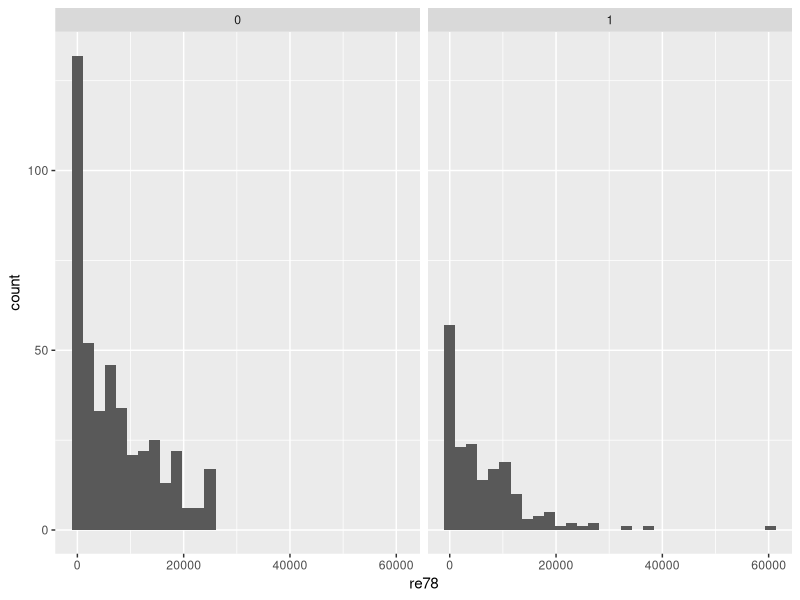
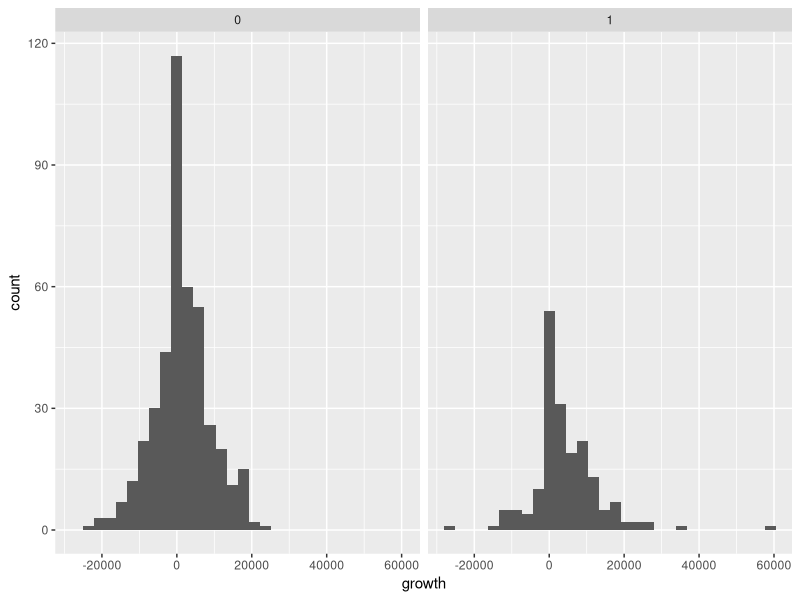
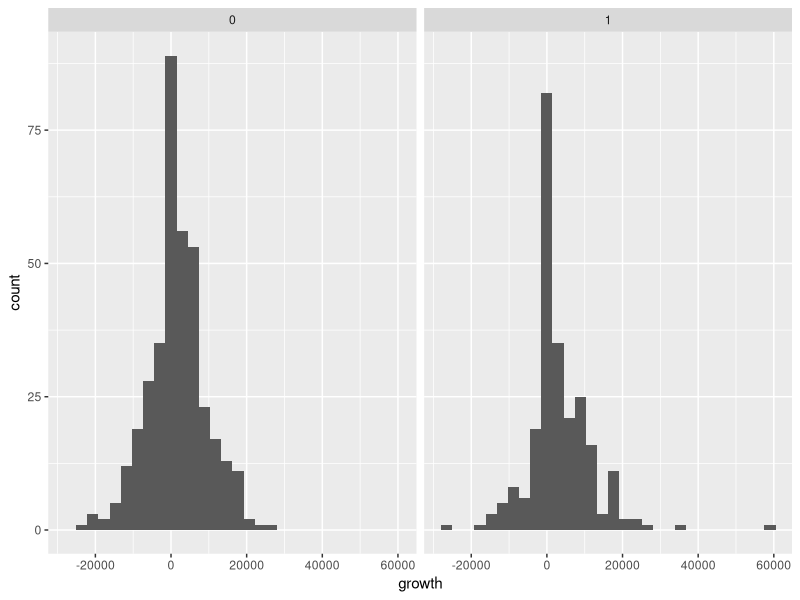
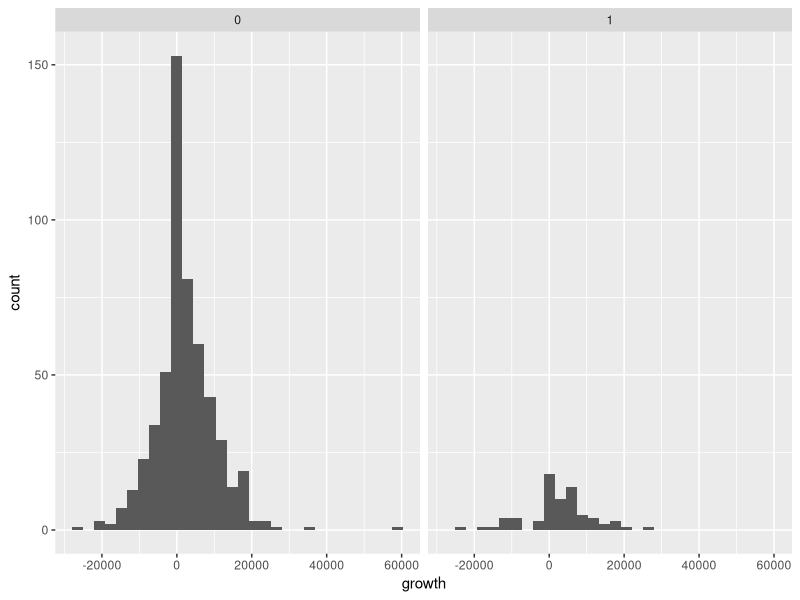
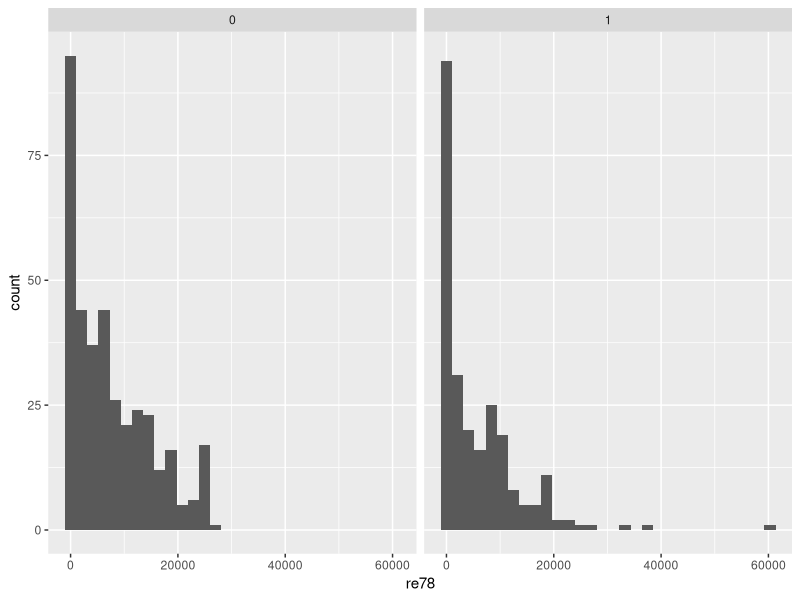
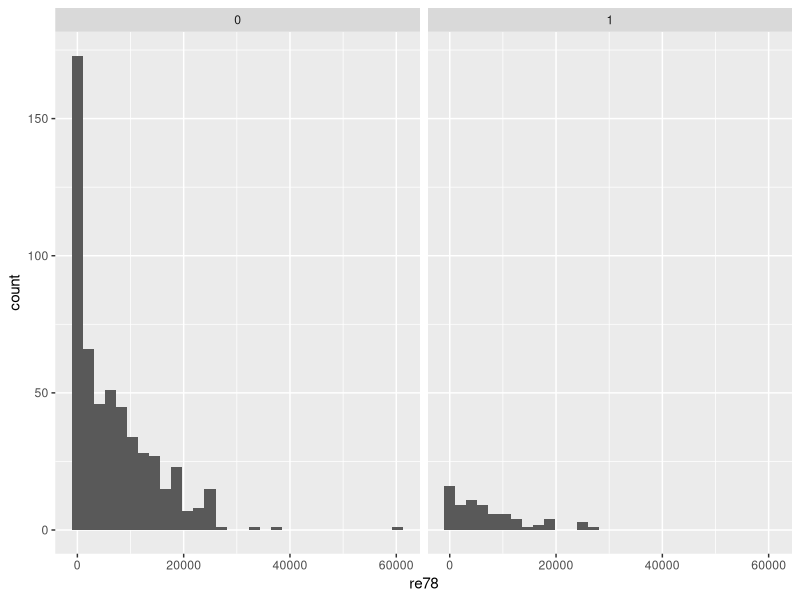
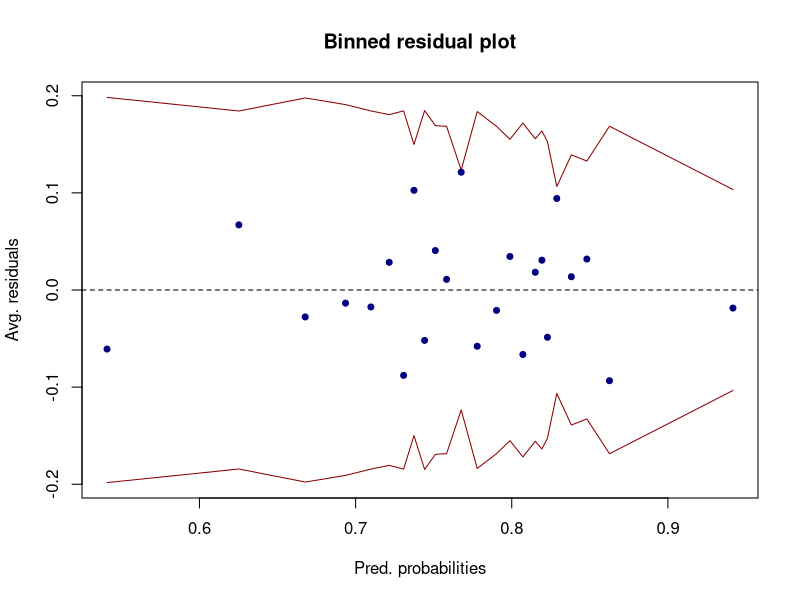
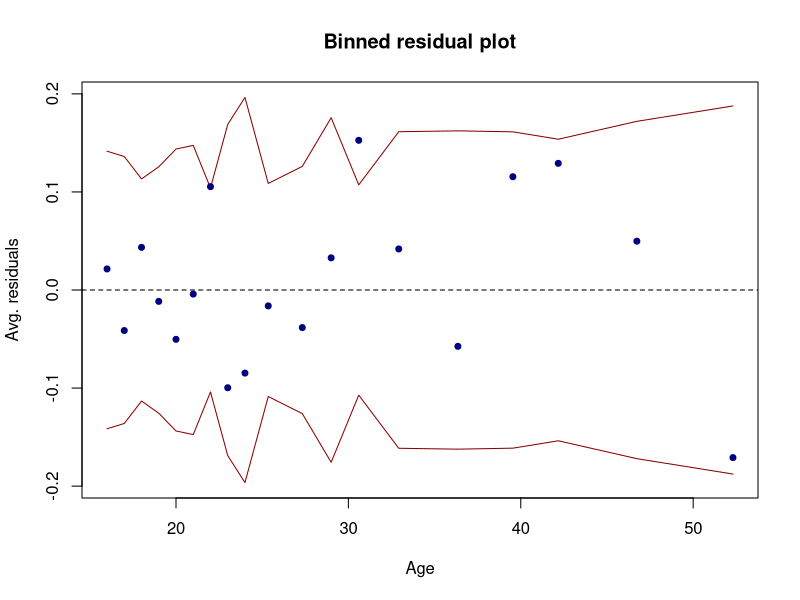

The R script that drew these images, in order: (Note: this script raises an error after producing the figures.)
## ---- chunk 1
knitr::opts_chunk$set(echo = TRUE)
library(ggplot2)
library(readr)
library(dplyr)
library(arm)
library(pROC)
library(caret)
## ---- chunk 2
df <- read.csv("../../Data/lalonde.csv")
df$growth <- df$re78 - df$re74

df$wage <- ifelse(df$re78 > 0, 1, 0)

df$race <- ifelse(df$black == 1, 1, ifelse(df$hispan == 1, 2, 0))
df$race <- factor(df$race)

df$treat <- factor(df$treat)
df$married <- factor(df$married)
df$nodegree <- factor(df$nodegree)
df$wage <- factor(df$wage)

summary(is.na(df))
## ---- chunk 3
black <- df %>% filter(black == 1)
mean(black$re78)

not_black <- df %>% filter(black == 0)
mean(not_black$re78)

his <- df %>% filter(hispan == 1)
mean(his$re78)

not_his <- df %>% filter(hispan == 0)
mean(not_his$re78)
## ---- chunk 4
ggplot(df, aes(x = re78)) +
  geom_histogram() +
  facet_grid(. ~treat)

ggplot(df, aes(x = growth)) +
  geom_histogram() +
  facet_grid(. ~treat)
## ---- chunk 5
ggplot(df, aes(x = growth)) +
  geom_histogram() +
  facet_grid(. ~black)
## ---- chunk 6
ggplot(df, aes(x = growth)) +
  geom_histogram() +
  facet_grid(. ~hispan)
## ---- chunk 7
ggplot(df, aes(x = re78)) +
  geom_histogram() +
  facet_grid(. ~black)
## ---- chunk 8
ggplot(df, aes(x = re78)) +
  geom_histogram() +
  facet_grid(. ~hispan)
## ---- chunk 9
glm1 <- glm(wage ~ treat + age + educ + race + married + nodegree + treat*race, data = df, family = binomial())
summary(glm1)
## ---- chunk 10
resids1 <- residuals(glm1, "resp")

binnedplot(fitted(glm1), resids1, xlab="Pred. probabilities",
           col.int="red4",ylab="Avg. residuals",main="Binned residual plot",col.pts="navy")

binnedplot(df$age, resids1, xlab="Age",
           col.int="red4",ylab="Avg. residuals",main="Binned residual plot",col.pts="navy")

## ---- chunk 11
full_glm <- glm(wage ~ treat + age + educ + race + married + nodegree + re74 + re75 + 
                  treat*(re74 + re75 + married + nodegree + race + age + educ) + 
                  race*(re74 + re75 + married + nodegree + age + educ) + 
                  married*(re74 + re75 + nodegree + age + educ) +
                  nodegree*(re74 + re75 +  age + educ), data = df, family = binomial())
null_glm <- glm(wage ~ treat, data = df, family = binomial())
## ---- chunk 12
f_aic <- step(null_glm, scope = formula(full_glm), direction = "forward", trace = 0) 
summary(f_aic)
## ---- chunk 13
b_aic <- step(full_glm, direction = "backward", trace = 0)
summary(b_aic)
## ---- chunk 14
step_aic <- step(null_glm, scope = formula(full_glm), direction = "both", trace = 0)
summary(step_aic)
## ---- chunk 15
f_resids <- residuals(f_aic, "resp")
b_resids <- residuals(b_aic, "resp")
step_resids <- residuals(step_aic, "resp")

# forward AIC
binnedplot(fitted(f_aic), f_resids, xlab="Pred. probabilities",
           col.int="red4",ylab="Avg. residuals",main="Binned residual plot",col.pts="navy", 
           cex.main = 0.9, cex.lab = 0.7, cex.axis = 0.7)

# backward AIC
binnedplot(fitted(b_aic), b_resids, xlab="Pred. probabilities",
           col.int="red4",ylab="Avg. residuals",main="Binned residual plot",col.pts="navy", 
           cex.main = 0.9, cex.lab = 0.7, cex.axis = 0.7)

# stepwise AIC
binnedplot(fitted(step_aic), step_resids, xlab="Pred. probabilities",
           col.int="red4",ylab="Avg. residuals",main="Binned residual plot",col.pts="navy", 
           cex.main = 0.9, cex.lab = 0.7, cex.axis = 0.7)
## ---- chunk 16
invisible(roc(df$wage, fitted(f_aic), plot = T, print.thres = mean(as.numeric(df$wage)), legacy.axes = T, print.auc = T, col = "red3", main = "Forward AIC", cex.main = 0.9, cex.lab = 0.7, cex.axis = 0.7))

invisible(roc(df$wage, fitted(b_aic), plot = T, print.thres = mean(as.numeric(df$wage)), legacy.axes = T, print.auc = T, col = "red3", main = "Backwards AIC", cex.main = 0.9, cex.lab = 0.7, cex.axis = 0.7))

invisible(roc(df$wage, fitted(step_aic), plot = T, print.thres = mean(as.numeric(df$wage)), legacy.axes = T, print.auc = T, col = "red3", main = "Stepwise AIC", cex.main = 0.9, cex.lab = 0.7, cex.axis = 0.7))
## ---- chunk 17
# forward AIC
cm1 <- confusionMatrix(as.factor(ifelse(fitted(f_aic) >= mean(df$wage), "1","0")),
                            as.factor(df$wage),positive = "1")
# backward AIC
cm2 <- confusionMatrix(as.factor(ifelse(fitted(b_aic) >= mean(df$wage), "1","0")),
                            as.factor(df$wage),positive = "1")
# stepwise AIC
cm3 <- confusionMatrix(as.factor(ifelse(fitted(step_aic) >= mean(df$wage), "1","0")),
                            as.factor(df$wage),positive = "1")
## ---- chunk 18
# fowards AIC
cm1$table
cm1$overall["Accuracy"]
cm1$byClass[c("Sensitivity","Specificity")]
## ---- chunk 19
# backwards AIC
cm2$table
cm2$overall["Accuracy"]
cm2$byClass[c("Sensitivity","Specificity")]
## ---- chunk 20
# stepwise AIC
cm3$table
cm3$overall["Accuracy"]
cm3$byClass[c("Sensitivity","Specificity")]
